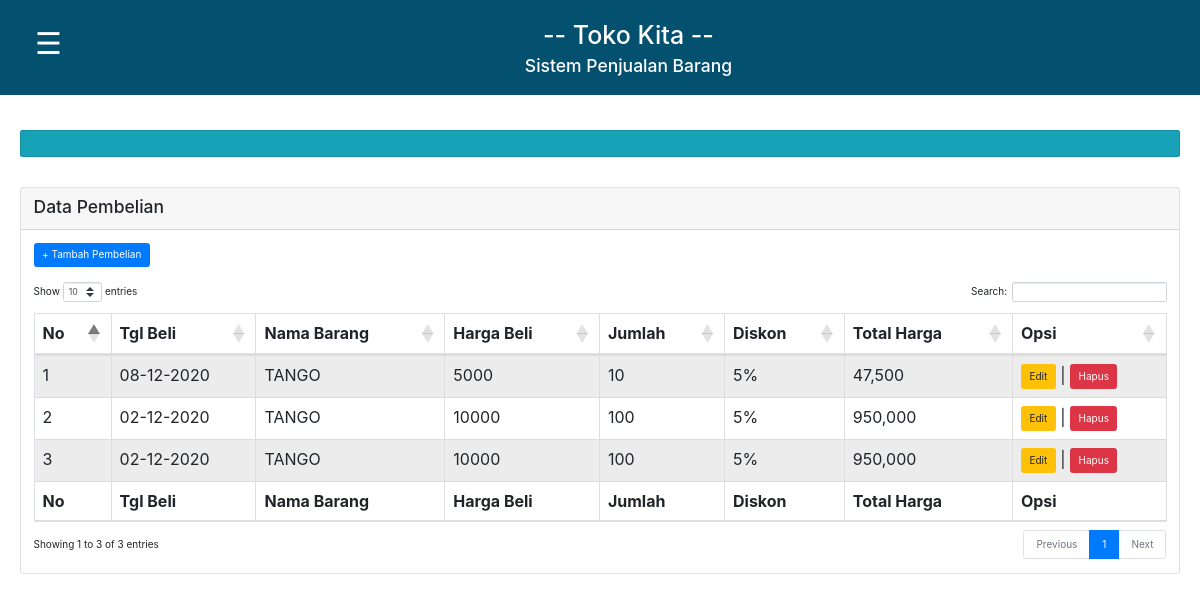
Before: / with the older database file.
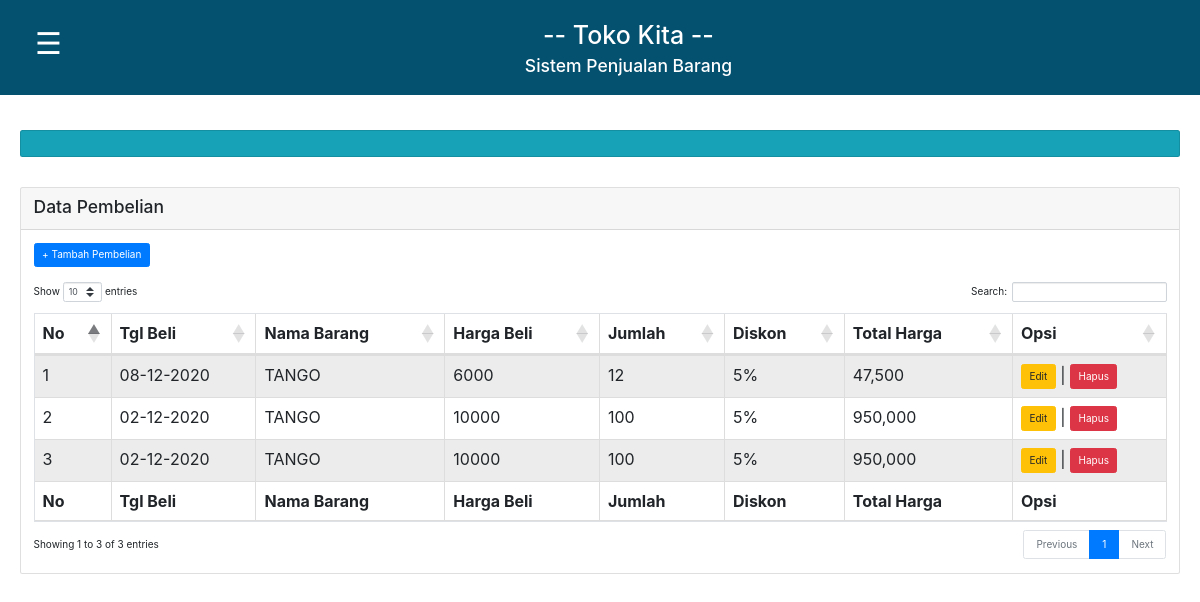
After: the same page with the newer database file.
### tables this page shows
CREATE TABLE `barang_beli` (
  `id` int(4) NOT NULL,
  `tanggal_beli` date NOT NULL,
  `nama_barang` varchar(60) NOT NULL,
  `harga_beli` int(12) NOT NULL,
  `jumlah` int(12) NOT NULL,
  `diskon` int(4) NOT NULL,
  `total_harga` int(12) NOT NULL
);

### index.php (the view, shortened to what this page needs)
<html>
<head>
<link rel="stylesheet" type="text/css" href="style.css">
	<link rel="stylesheet" type="text/css" href="assets/css/bootstrap.css">
	<link rel="stylesheet" type="text/css" href="https://cdnjs.cloudflare.com/ajax/libs/twitter-bootstrap/4.5.2/css/bootstrap.css">
	<link rel="stylesheet" type="text/css" href="https://cdn.datatables.net/1.10.22/css/dataTables.bootstrap4.min.css">
</head>
<body>
<div class="judul">
<button class="openbtn" onclick="openNav()">&#9776;</button>
<h1>-- Toko Kita --</h1>
<br>
<h3>Sistem Penjualan Barang</h3>
</div>
<div class="main" id="main">
	<br/>
	<div class="card text-white bg-info" style="font-size: 15px;">
        <div class="card-body">
        </div>
    </div>
    <br><br>
	<div class="card">
		<div class="card-header">
			<h3> Data Pembelian </h3>
		</div>
		<div class="card-body">
			<a class="btn btn-primary" href="input_beli.php">+ Tambah Pembelian</a>
			<br><br>
			<table border="1" id="example" class="table table-striped table-bordered" cellspacing="0" width="100%">
				<thead>
				<tr>
					<th>No</th>
					<th>Tgl Beli</th>
					<th>Nama Barang</th>
					<th>Harga Beli</th>
					<th>Jumlah</th>
					<th>Diskon</th>
					<th>Total Harga</th>
					<th>Opsi</th>
				</tr>
				</thead>
			<?php
			include "koneksi.php";
			$query_mysql = mysqli_query($conn, "SELECT * FROM barang_beli ORDER BY id DESC")or die(mysql_error());
			$nomor = 1;
			while($data = mysqli_fetch_array($query_mysql)){
			?>
				<tr>
					<td><?php echo $nomor++; ?></td>
					<td><?php echo date("d-m-Y", strtotime($data['tanggal_beli'])); ?></td>
					<td><?php echo $data['nama_barang']; ?></td>
					<td><?php echo $data['harga_beli']; ?></td>
					<td><?php echo $data['jumlah']; ?></td>
					<td><?php echo $data['diskon']."%"; ?></td>
					<td><?php echo number_format($data['total_harga']); ?></td>
					<td>
					<a class="btn btn-warning" href="edit_beli.php?id=<?php echo $data['id']; ?>">Edit</a> |
					<a class="btn btn-danger" href="hapus_beli.php?id=<?php echo $data['id']; ?>" onclick="return confirm('Anda Yakin Akan Menghapus')">Hapus</a>
					</td>
				</tr>
			<?php } ?>
			<tfoot>
				<tr>
					<th>No</th>
					<th>Tgl Beli</th>
					<th>Nama Barang</th>
					<th>Harga Beli</th>
					<th>Jumlah</th>
					<th>Diskon</th>
					<th>Total Harga</th>
					<th>Opsi</th>
				</tr>
			</tfoot>
			</table>
		</div>
	</div>
</div>
</body>
</html>

Changed rows visible on the page:
changed barang_beli (number 1 of 3 on the later page): harga_beli "5000" → "6000"; jumlah "10" → "12"
